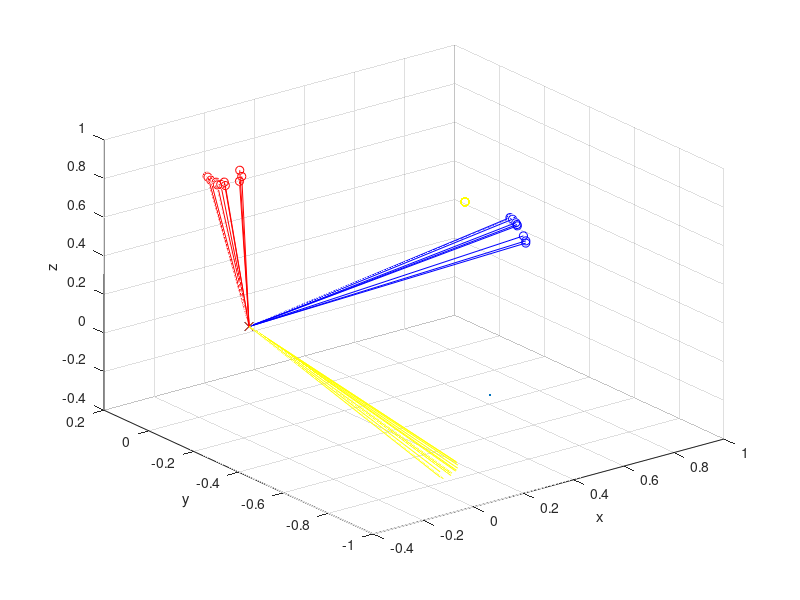

The MATLAB source for this figure:
% Created by: Anthony Le
% Last updated: 01.15.2018

% KIN 523: Homework 1 - Vector Math and Describing Human Motion
% Due: 01.18.2018 by 7PM
%% Problem 2
close all;
clear;

% load parameters
load('hand.mat');

% global XYZ positions of the three markers, in mm
MH3 = [MH3X, MH3Y, MH3Z];
MH5 = [MH5X, MH5Y, MH5Z];
WRI = [WRIX, WRIY, WRIZ];

% wrist joint center offset from WRI marker
offset = [-11, 0, -21];

% actual wrist joint center position in global XYZ
WJC = WRI + offset;

% u vector from WRI to MH3 markers
U = MH3 - WRI; % x-axis
norm_U = vecnorm(U, 2, 2); % magnitude of u

% v vector from WRI to MH5 markers
V = MH5 - WRI; % vector b/w WRI and MH5
norm_V = vecnorm(V, 2, 2); % magnitude of v

% w vector perpendicular to the v and u vectors
W = cross(U, V, 2); % y-axis
norm_W = vecnorm(W, 2, 2); % magnitude of w

% unit vectors of hand xyz coordinate system
I = U ./ norm_U; % unit vector in x
J = W ./ norm_W; % unit vector in y
K = cross(I, J, 2); % unit vector in z

% cat vectors for data processing ahead
HAND_MARKS = [MH3, MH5, WRI];
UNIT_VECS = [I, J, K];

% table for problem 2a
table_2a = [Time, UNIT_VECS];

% transpose of unit vectors
tp_I = transpose(I);
tp_J = transpose(J);
tp_K = transpose(K);

% reshape matrix of unit vectors
UNIT_VECS_stacked = cat(3, I, J, K);
UNIT_VECS_rs = permute(UNIT_VECS_stacked, [2, 3, 1]);
UNIT_VECS_rs2 = permute(UNIT_VECS_stacked, [3, 2, 1]);

% [rows, cols] = size(Time);

% global XYZ origin
XYZ = [0, 0, 0];
X = [1, 0, 0];
Y = [0, 1, 0];
Z = [0, 0, 1];

% create empty arrays
WJC_xyz = [];
WJC_XYZ = [];
WJC_cov1 = [];
WJC_cov2 = [];

% conversion of wrist joint center position in local hand xyz
for rows = 1:size(UNIT_VECS_rs2, 3)
    WJC_cov1 = UNIT_VECS_rs2(:, :, rows) * transpose(WJC(rows, :) - WRI(rows, :));
    WJC_xyz = cat(2, WJC_xyz, WJC_cov1);
end
WJC_xyz = transpose(WJC_xyz);

% conversion of wrist joint center position in global XYZ
for rows = 1:size(UNIT_VECS_rs, 3)
    WJC_cov2 = (UNIT_VECS_rs(:, :, rows) * transpose(WJC_xyz(rows, :))) + transpose(WRI(rows, :));
    WJC_XYZ = cat(2, WJC_XYZ, WJC_cov2);
end
WJC_XYZ = transpose(WJC_XYZ);

% table for problem 2c
table_2c = [Time, WJC_XYZ];

% unit vector for hand's anterior axis in global XYZ
e_XYZ = [0; 0; -1];

% create empty array
E = [];

% values of e_x, e_y, e_z corresponding to the components of e_XYZ in the
% I, J, K directions
% e_IJK = UNIT_VECS_rs .\ e_XYZ;
% for rows = 1:size(e_IJK, 3)
%     E = cat(1, E, e_IJK(3, :, rows));
% end
for rows = 1:size(UNIT_VECS_rs, 3)
    e_IJK = UNIT_VECS_rs(:, :, rows) \ e_XYZ;
    E = cat(2, E, e_IJK);
end
E = transpose(E);

% table for problem 2b
table_2b = [Time, E];

origin = zeros(61, 1); % zeros for plotting origin below

% plotting
for i = 50:61
    scatter3(I(i, 1), I(i, 2), I(i, 3), 'b');
    hold on;
    plot3([origin(i, 1), I(i, 1)], [origin(i, 1), I(i, 2)], [origin(i, 1), I(i, 3)], 'b');
    scatter3(I(1,1), I(1, 2),I(1,3), '.g');
    scatter3(0, 0, 0, 'xk');
    scatter3(J(i, 1), J(i, 2), J(i, 3), 'r');
    plot3([origin(i, 1), J(i, 1)], [origin(i, 1), J(i, 2)], [origin(i, 1), J(i, 3)], 'r');
    scatter3(K(1, 1), K(1, 2), K(1, 3), 'y');
    plot3([origin(i, 1), K(i, 1)], [origin(i, 1), K(i, 2)], [origin(i, 1), K(i, 3)], 'y');
    xlabel('x'); ylabel('y'); zlabel('z');
end
